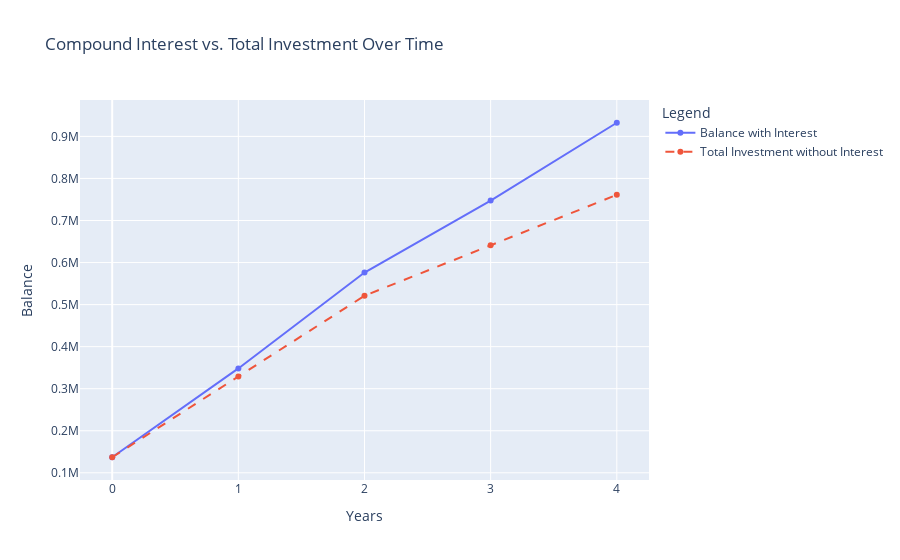
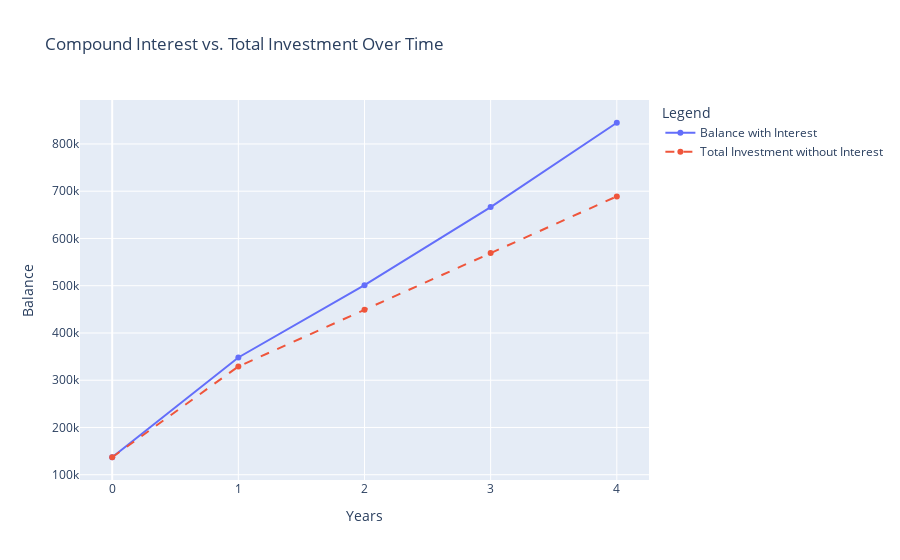

The notebook cell these images were saved under, in order:
### Code cell
principal_widget = widgets.FloatText(value=1000, description='Principal:')
monthly_contributions_widget = widgets.Textarea(value='1-2:1000\n3-4:1200', description='Monthly Contributions:')
annual_interest_rate_widget = widgets.FloatText(value=8, description='Annual Interest Rate:')

button = widgets.Button(description="Calculate and Plot")
display(principal_widget, monthly_contributions_widget, annual_interest_rate_widget, button)



def get_total_years(monthly_contributions_widget):
    return int(monthly_contributions_widget[-1].split(':')[0].split('-')[-1])


def on_button_clicked(b):
    principal = principal_widget.value
    monthly_contributions_info = monthly_contributions_widget.value.strip().split('\n')
    annual_interest_rate = annual_interest_rate_widget.value
    total_years = get_total_years(monthly_contributions_info)
    monthly_contributions = get_monthly_contributions(monthly_contributions_info=monthly_contributions_info, total_years=total_years)

    # Calculate compound interest balances
    balances = calculate_compound_interest(principal, monthly_contributions, annual_interest_rate, total_years)
    
    # Calculate total investment balances without interest
    total_investment_balances = calculate_total_investment(principal, monthly_contributions, total_years)

    # Create Plotly figure
    fig = go.Figure()
    years_axis = list(range(total_years + 1))

    # Add traces for both sets of balances
    fig.add_trace(go.Scatter(x=years_axis, y=balances, mode='markers+lines', name='Balance with Interest', hoverinfo='y+name'))
    fig.add_trace(go.Scatter(x=years_axis, y=total_investment_balances, mode='markers+lines', name='Total Investment without Interest', hoverinfo='y+name', line=dict(dash='dash')))

    # Update plot layout
    fig.update_layout(
        title='Compound Interest vs. Total Investment Over Time',
        xaxis_title='Years',
        yaxis_title='Balance',
        legend_title='Legend',
        hovermode='x unified'
    )

    fig.show()


button.on_click(on_button_clicked)

### Figure 1 — Plotly figure (JSON) as saved in the notebook; plotly's stock layout.template omitted (floating-point values rounded to 4 significant figures)
{"data": [{"hoverinfo": "y+name", "mode": "markers+lines", "name": "Balance with Interest", "type": "scatter", "x": [0, 1, 2, 3, 4], "y": [137000, 348200.0, 576300.0, 747500.0, 932400.0]}, {"hoverinfo": "y+name", "line": {"dash": "dash"}, "mode": "markers+lines", "name": "Total Investment without Interest", "type": "scatter", "x": [0, 1, 2, 3, 4], "y": [137000, 329000, 521000, 641000, 761000]}], "layout": {"hovermode": "x unified", "legend": {"title": {"text": "Legend"}}, "title": {"text": "Compound Interest vs. Total Investment Over Time"}, "xaxis": {"title": {"text": "Years"}}, "yaxis": {"title": {"text": "Balance"}}}}

### Figure 2 — Plotly figure (JSON) as saved in the notebook; plotly's stock layout.template omitted (floating-point values rounded to 4 significant figures)
{"data": [{"hoverinfo": "y+name", "mode": "markers+lines", "name": "Balance with Interest", "type": "scatter", "x": [0, 1, 2, 3, 4], "y": [137000, 348200.0, 501200.0, 666400.0, 844900.0]}, {"hoverinfo": "y+name", "line": {"dash": "dash"}, "mode": "markers+lines", "name": "Total Investment without Interest", "type": "scatter", "x": [0, 1, 2, 3, 4], "y": [137000, 329000, 449000, 569000, 689000]}], "layout": {"hovermode": "x unified", "legend": {"title": {"text": "Legend"}}, "title": {"text": "Compound Interest vs. Total Investment Over Time"}, "xaxis": {"title": {"text": "Years"}}, "yaxis": {"title": {"text": "Balance"}}}}
